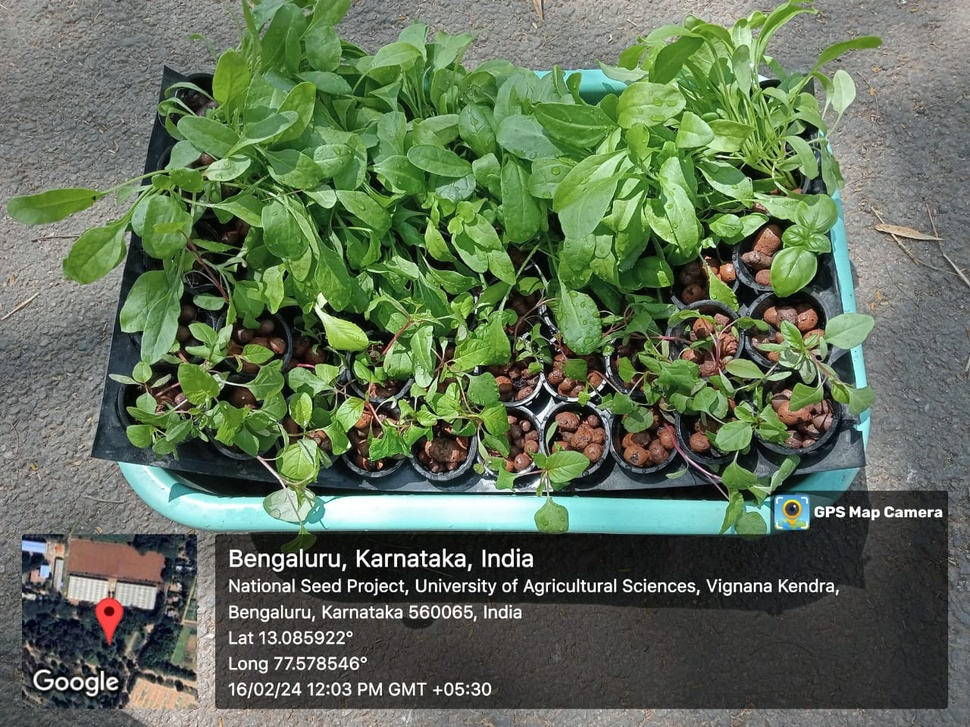
#> input picture frontend/src/Images/Crops.jpg, 970 x 727 px, shrunk from 1280 x 960 before the run, given in place of the camera
$ python Object_Sensing.py
#> lines starting #> are read from the running program, lines starting #| are printed output that depends on the picture; after the words box and inside, x2 and y2 are one past the last pixel; in counts of white or black regions, pixels touching at a corner belong together
import RPi.GPIO as GPIO
import time
import cv2
import numpy as np
#PIR sensor pin
pir_pin = 18
#Set up PIR sensor
GPIO.setmode(GPIO.BCM)
GPIO.setup(pir_pin, GPIO.IN)
#Set up camera
camera = cv2.VideoCapture(0)
#Loop to capture images when motion is detected
while True:
    #Wait for PIR sensor to detect motion
    if GPIO.input(pir_pin)==1:
        time.sleep(0.1)
        print("Motion detected!")
        camera.capture('image.jpg')
        print("Image captured!")
        break
        time.sleep(0.1)
    # Capture image from camera
    ret, frame = camera.read()
#> frame is the input picture: shape (727, 970, 3); mean B, G, R 87.9, 111.6, 96.6
    #Perform image analysis
    gray = cv2.cvtColor(frame, cv2.COLOR_BGR2GRAY)
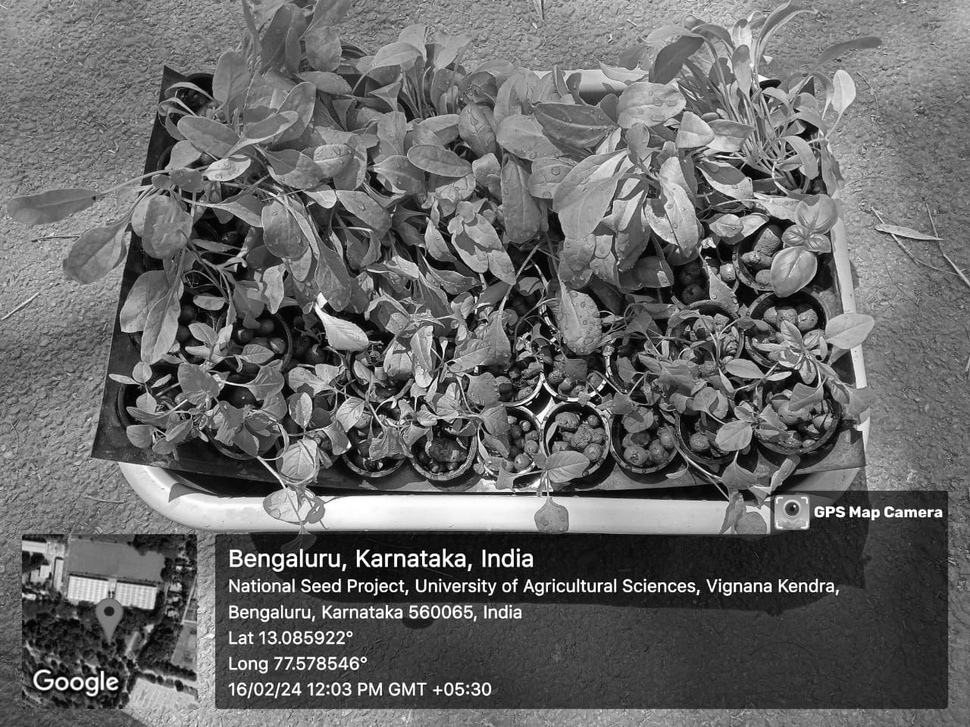
#> gray: shape (727, 970); min 0, max 255, mean 104.4
    edges = cv2.Canny(gray, 100, 200)
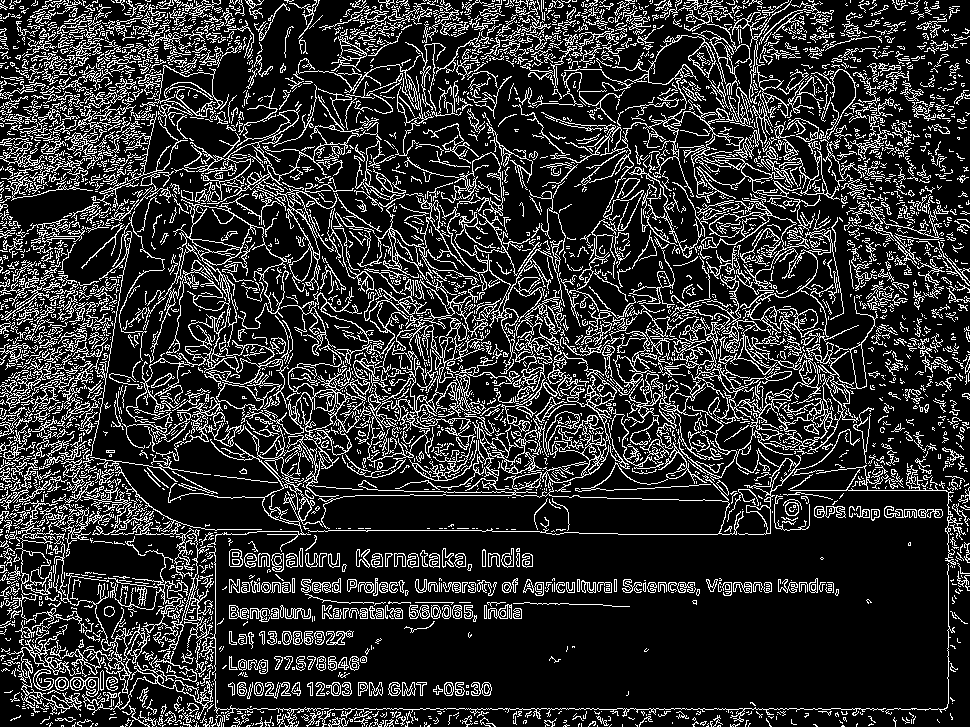
#> edges: shape (727, 970); 18.8% white in thin lines or dots
    blur = cv2.GaussianBlur(gray, (5, 5), 0)
    edges = cv2.Canny(blur, 50, 150)
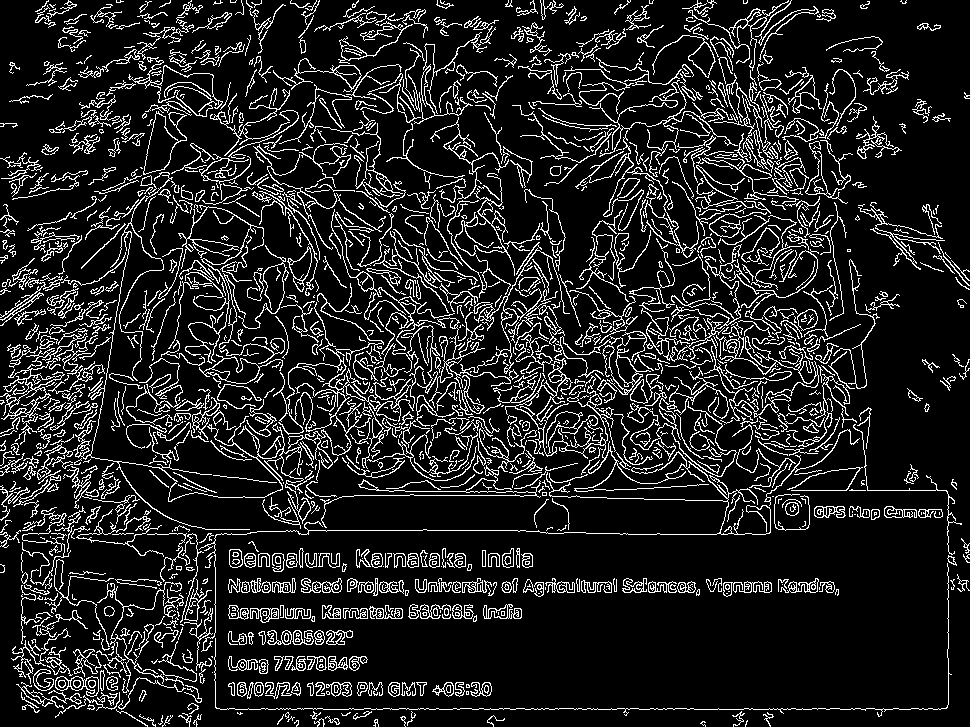
#> edges: shape (727, 970); 13.2% white in thin lines or dots
    #Perform image filtering
    kernel = np.ones((5,5),np.float32)/25
    filtered = cv2.filter2D(frame,-1,kernel)
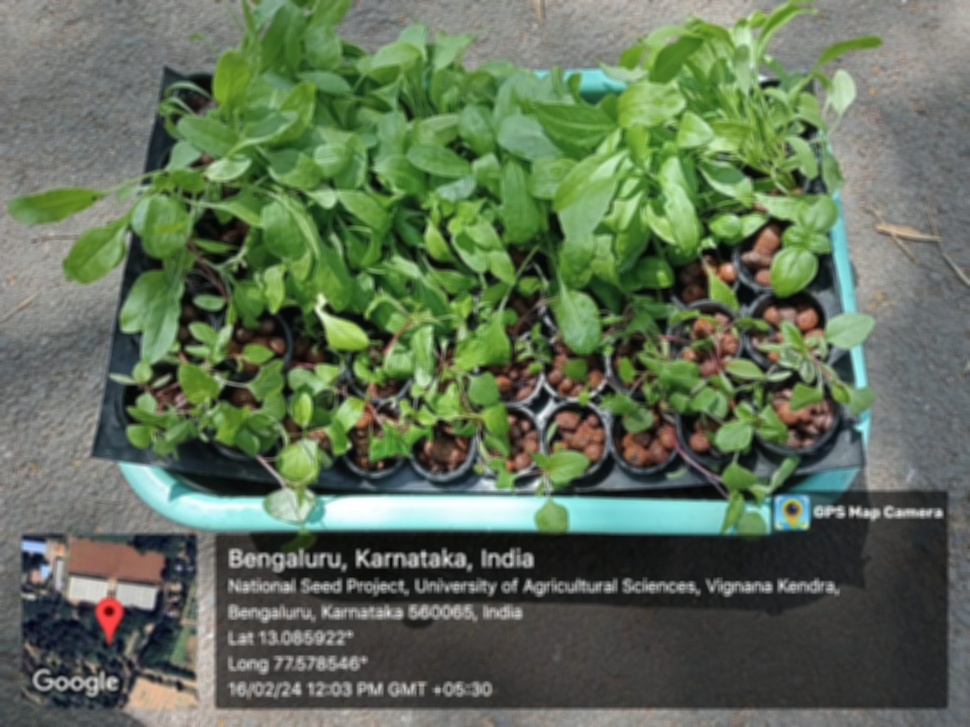
#> filtered: shape (727, 970, 3); mean B, G, R 87.9, 111.6, 96.6
    #Perform image segmentation
    ret, thresh = cv2.threshold(gray, 127, 255, cv2.THRESH_BINARY)
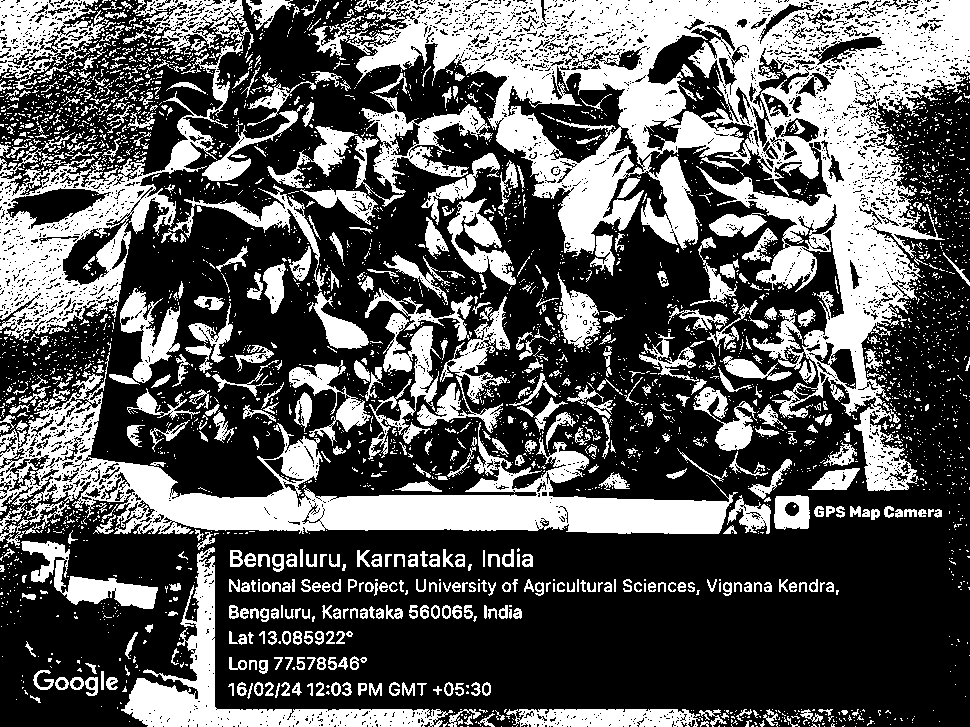
#> thresh: shape (727, 970); 35.4% white; 3621 white regions (3043 under 20 px)
    contours, hierarchy = cv2.findContours(thresh, cv2.RETR_TREE, cv2.CHAIN_APPROX_SIMPLE)
#> contours = 8378 contours, 7544 with area under 20; largest, box (x1, y1, x2, y2) and area: (346, 0, 970, 491) 109447, (0, 352, 738, 546) 35908, (0, 0, 250, 343) 24669, (121, 547, 453, 727) 9706, (0, 0, 109, 90) 5308
    cv2.drawContours(frame, contours, -1, (0,255,0), 3)
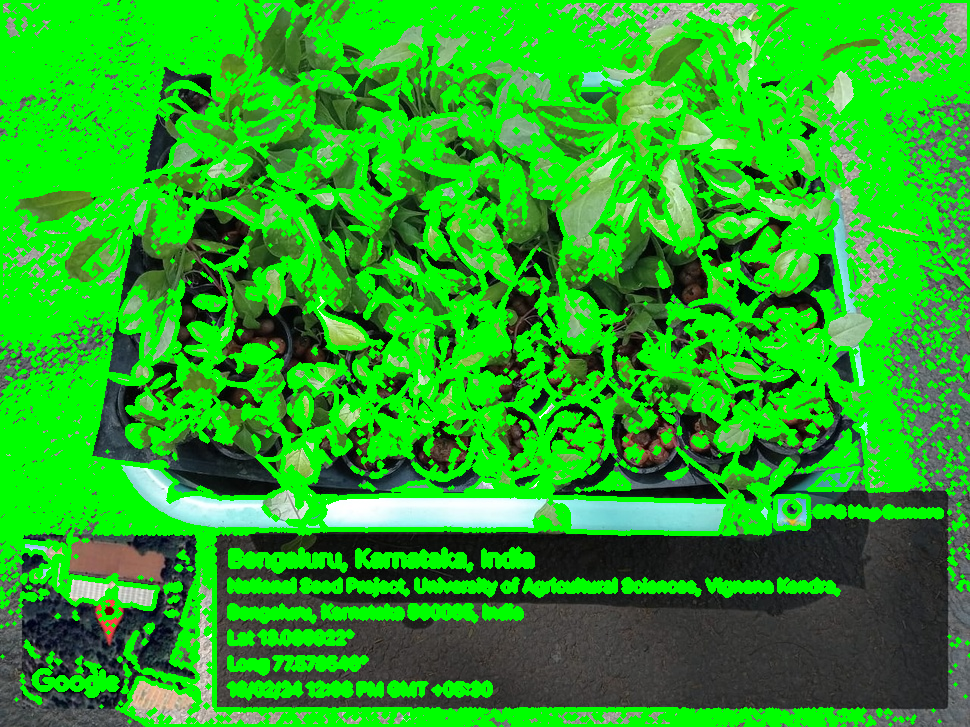
#> frame: shape (727, 970, 3); mean B, G, R 35.8, 170.5, 38.3
    # Display processed image
    cv2.imshow('Edges', edges)
    cv2.waitKey(0)
    cv2.imshow('Processed Image', frame)
    cv2.imshow('Filtered Image', filtered)
    #Save image to file
    filename = 'motion_capture.jpg'
    cv2.imwrite(filename, frame)
    # Wait for user to close window
    cv2.waitKey(0)
    #Clean up GPIO and camera
    GPIO.cleanup()
    camera.release()
    cv2.destroyAllWindows()

$ run again, on frontend/src/Images/System.jpg
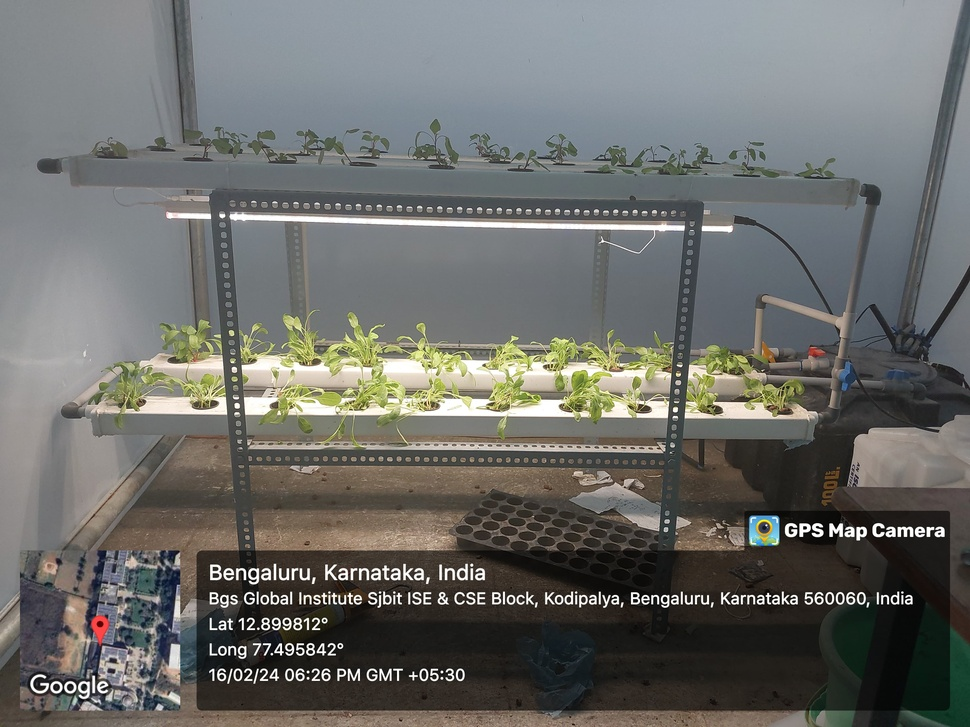
#> input picture frontend/src/Images/System.jpg, 970 x 727 px, shrunk from 4080 x 3060 before the run, given in place of the camera
#> frame is the input picture: shape (727, 970, 3); mean B, G, R 105.9, 109.1, 108.3
#> `edges = cv2.Canny(gray, 100, 200)`:
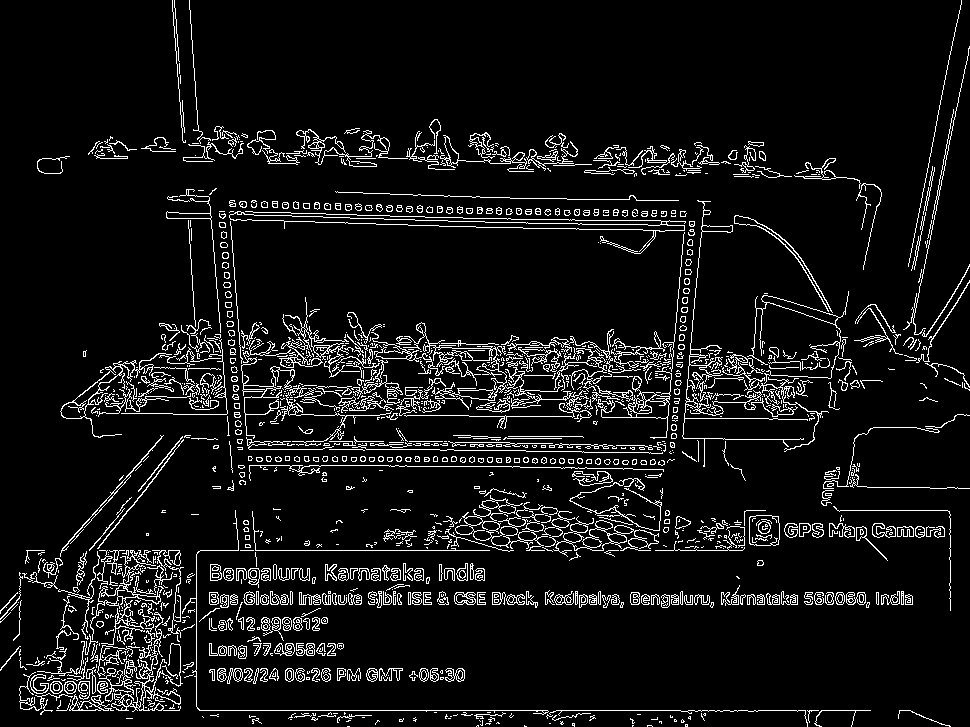
#> edges: shape (727, 970); 7.6% white in thin lines or dots
#> thresh: shape (727, 970); 39.3% white; 1760 white regions (1448 under 20 px)
#> contours = 3632 contours, 3252 with area under 20; largest, box (x1, y1, x2, y2) and area: (189, 0, 962, 182) 113930, (0, 0, 227, 619) 75791, (239, 305, 674, 453) 34948, (229, 212, 685, 304) 5349, (685, 345, 828, 422) 5228
#> `cv2.drawContours(frame, contours, -1, (0,255,0), 3)`:
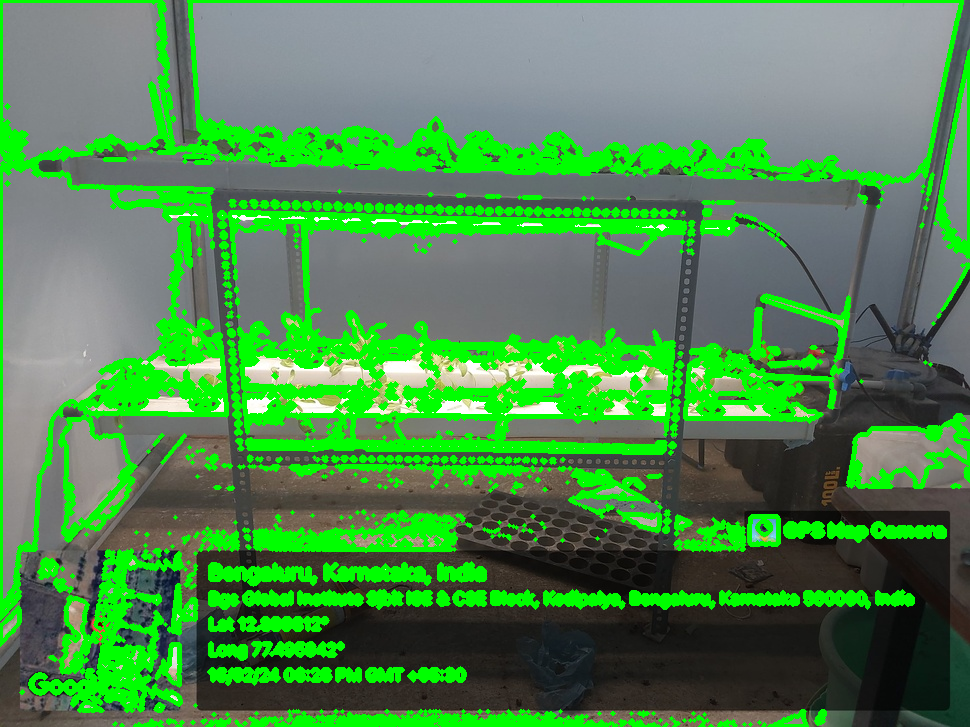
#> frame: shape (727, 970, 3); mean B, G, R 79.3, 137.2, 78.5
